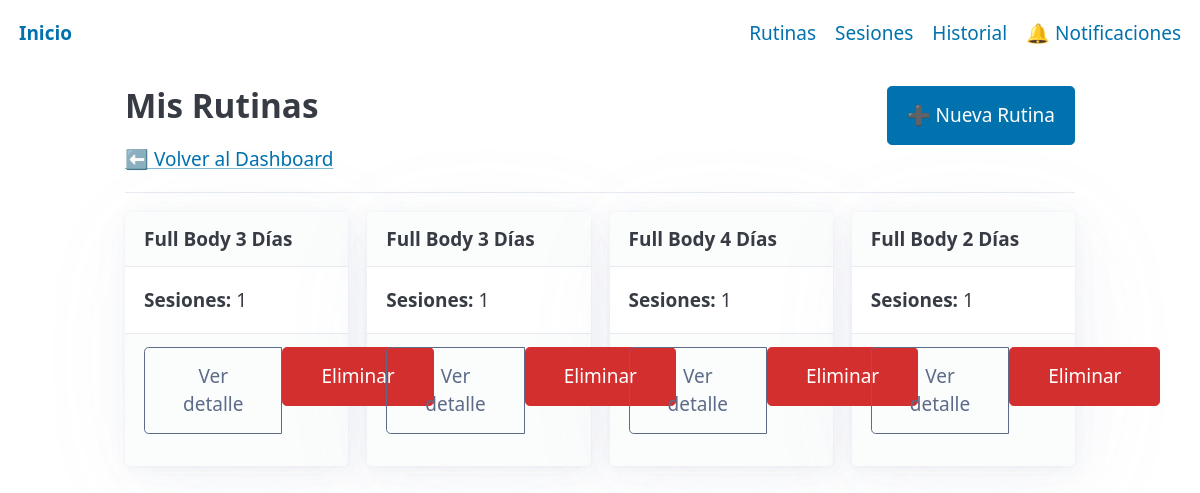
Screenshot of /routines/ (signed in) with the database file from the repository.
### app/models/fitness.py (models this page shows)
class Routine(Base):
    __tablename__ = "routines"
    id = Column(Integer, primary_key=True, index=True)
    name = Column(String, nullable=False)
    creator_id = Column(Integer, ForeignKey("users.id"), nullable=False)
    creator = relationship("User", back_populates="created_routines")
    plans = relationship("Plan", secondary=plans_routines, back_populates="routines")
    sessions = relationship(
        "Session", secondary=routines_sessions, back_populates="routines"
    )

### app/api/routes/routines.py (the view)
@router.get("/", response_class=HTMLResponse)
def list_routines(
    request: Request,
    db: db_Session = Depends(get_db),
    current_user: User = Depends(get_current_user),
):
    routines = db.query(Routine).filter(Routine.creator_id == current_user.id).all()
    return templates.TemplateResponse(
        "routine_list.html", {"request": request, "routines": routines}
    )

### app/templates/routine_list.html (shortened to what this page needs)
{% extends "base.html" %}
{% block content %}
<div style="display: flex; justify-content: space-between; align-items: center;">
    <h2>Mis Rutinas</h2>
    <a href="/routines/new" role="button">➕ Nueva Rutina</a>
</div>
<a href="/dashboard">⬅ Volver al Dashboard</a>
<hr>
<div class="grid">
{% for routine in routines %}
    <article>
        <header>
            <strong>{{ routine.name }}</strong>
        </header>
        <p><strong>Sesiones:</strong> {{ routine.sessions|length }}</p>
        <footer>
            <div role="group">
                <a href="/routines/{{ routine.id }}" role="button" class="secondary outline">Ver detalle</a>
                <form method="post" action="/routines/{{ routine.id }}/delete" style="margin: 0;">
                    <button type="submit" class="secondary" style="background-color:#d32f2f; border-color:#d32f2f;">
                        Eliminar
                    </button>
                </form>
            </div>
        </footer>
    </article>
{% endfor %}
</div>
{% endblock %}

### rows the page displays
Routine: name "Full Body 3 Días", sessions|length "1"
Routine: name "Full Body 3 Días", sessions|length "1"
Routine: name "Full Body 4 Días", sessions|length "1"
Routine: name "Full Body 2 Días", sessions|length "1"
